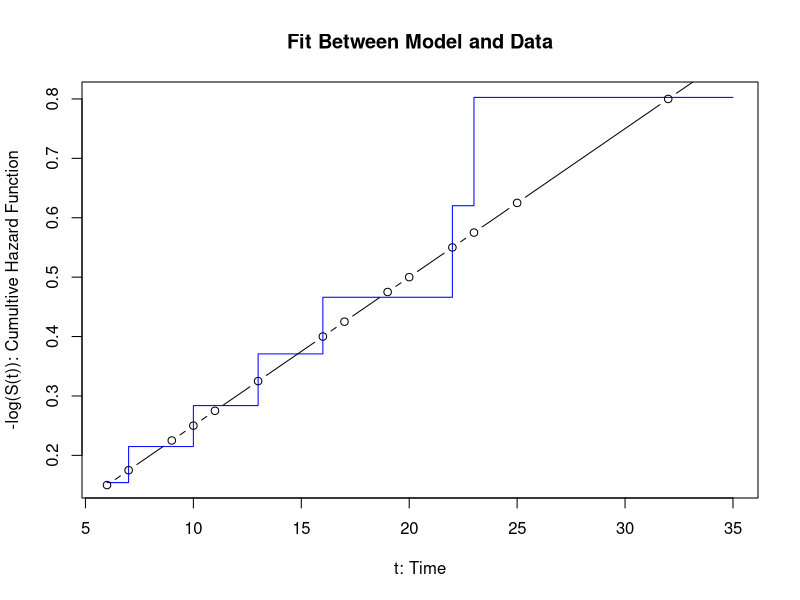

Write R code to recreate this figure.
## ---- chunk 1
knitr::opts_chunk$set(echo = TRUE)
## ---- chunk 2
library(survival)
#install.packages('survminer')
#install.packages("KMsurv")
library(KMsurv)

# Import 6MP data
data("drug6mp")

# Fit the Exponential model
model <- survfit(Surv(t2, relapse) ~ 1, data=drug6mp)

summary(model)

# Plot the fit between the model and the data
plot(-log(model$surv) ~ model$time, type = 's', col = 'blue', 
     main = "Fit Between Model and Data",
     xlab = "t: Time",
     ylab = "-log(S(t)): Cumultive Hazard Function")

# Add the model line, lambda = 0.025
lines(model$time, 0.025 * model$time, type = "b")
